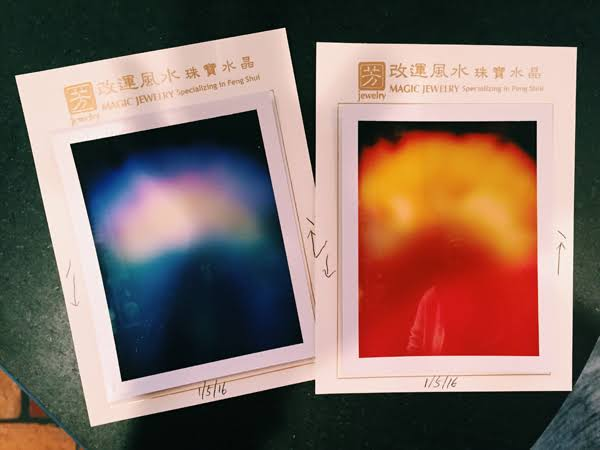
#> input picture site/media/pitches/shared/aura/src-cards.png, 600 x 450 px
$ python make-aura-assets.py
#> lines starting #> are read from the running program, lines starting #| are printed output that depends on the picture; after the words box and inside, x2 and y2 are one past the last pixel; in counts of white or black regions, pixels touching at a corner belong together
"""Aura reading collage assets. Source: site/media/pitches/shared/aura/src-cards.png. Run: python3 scripts/make-aura-assets.py"""
import os, numpy as np, cv2
from PIL import Image
D = os.path.join(os.path.dirname(__file__), '..', 'site', 'media', 'pitches', 'shared', 'aura')
img = np.array(Image.open(os.path.join(D, 'src-cards.png')).convert('RGB'))
#> img is the input picture: shape (450, 600, 3); mean R, G, B 129.5, 107.3, 98.3
Image.fromarray(img).resize((1200, 900), Image.LANCZOS).save(os.path.join(D, 'cards.jpg'), quality=86)

def finish(img, mask, name, border=8, scale=1.0, up=2.0):
    img = cv2.resize(img, None, fx=up, fy=up, interpolation=cv2.INTER_CUBIC); mask = cv2.resize(mask, None, fx=up, fy=up, interpolation=cv2.INTER_NEAREST)
    rough = (cv2.GaussianBlur(mask, (0, 0), 2) > 128).astype(np.uint8) * 255
    edge = cv2.dilate(rough, cv2.getStructuringElement(cv2.MORPH_ELLIPSE, (border * 2 + 1,) * 2))
    H, W = mask.shape; out = np.zeros((H, W, 4), np.uint8)
    inner = cv2.GaussianBlur(rough, (0, 0), 0.8).astype(np.float32) / 255
    for c in range(3): out[..., c] = (img[..., c] * inner + 250 * (1 - inner)).astype(np.uint8)
    out[..., 3] = cv2.GaussianBlur(edge, (0, 0), 0.8)
    ys, xs = np.where(edge > 0); p = 10
    im = Image.fromarray(out[max(ys.min() - p, 0):ys.max() + p, max(xs.min() - p, 0):xs.max() + p], 'RGBA')
    if scale != 1: im = im.resize((int(im.width * scale), int(im.height * scale)), Image.LANCZOS)
    im.save(os.path.join(D, name), optimize=True); print(name, im.size)

def quad(pts):
    m = np.zeros(img.shape[:2], np.uint8); cv2.fillPoly(m, [np.array(pts, np.int32)], 255); return m
finish(img, quad([(25, 45), (285, 28), (318, 340), (80, 428)]), 'cut-card-blue.png', scale=0.7)
#> in quad, `cv2.fillPoly(m, [np.array(pts, np.int32)], 255)`:
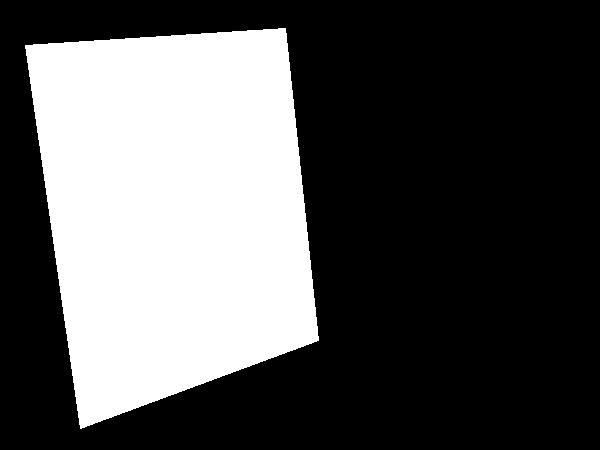
#> m: shape (450, 600); 33.1% white; 1 white region, box (x1, y1, x2, y2) and area: (25, 28, 319, 429) 89433
#> in finish, `mask = cv2.resize(mask, None, fx=up, fy=up, interpolation=cv2.INTER_NE`: mask: shape (900, 1200); 33.1% white; 1 white region, box (x1, y1, x2, y2) and area: (50, 56, 638, 858) 357732
#> in finish, `rough = (cv2.GaussianBlur(mask, (0, 0), 2) > 128).astype(np.uint8) * 255`: rough: shape (900, 1200); 33.1% white; 1 white region, box (x1, y1, x2, y2) and area: (50, 56, 638, 857) 357719
#> in finish, `edge = cv2.dilate(rough, cv2.getStructuringElement(cv2.MORPH_ELLIPSE, ..`: edge: shape (900, 1200); 35% white; 1 white region, box (x1, y1, x2, y2) and area: (42, 48, 646, 865) 377623
#> in finish, `out[..., 3] = cv2.GaussianBlur(edge, (0, 0), 0.8)`:
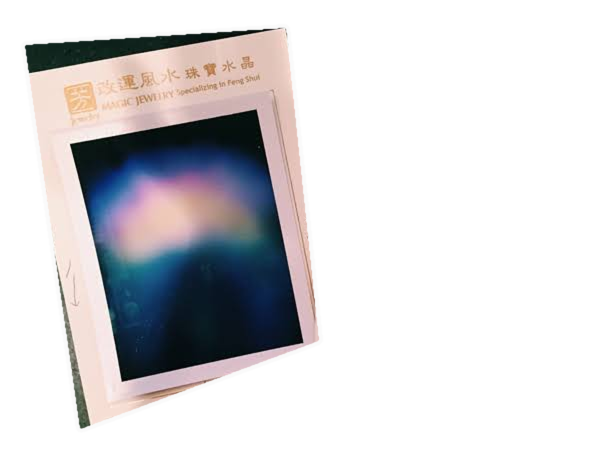
#> out: shape (900, 1200, 4) (shown at 1/2 size); mean of channels 0, 1, 2, 3 210.5, 209.1, 211.3, 89.2; transparent parts drawn white
#> in finish, `im = Image.fromarray(out[max(ys.min() - p, 0):ys.max() + p, max(xs.min..`:
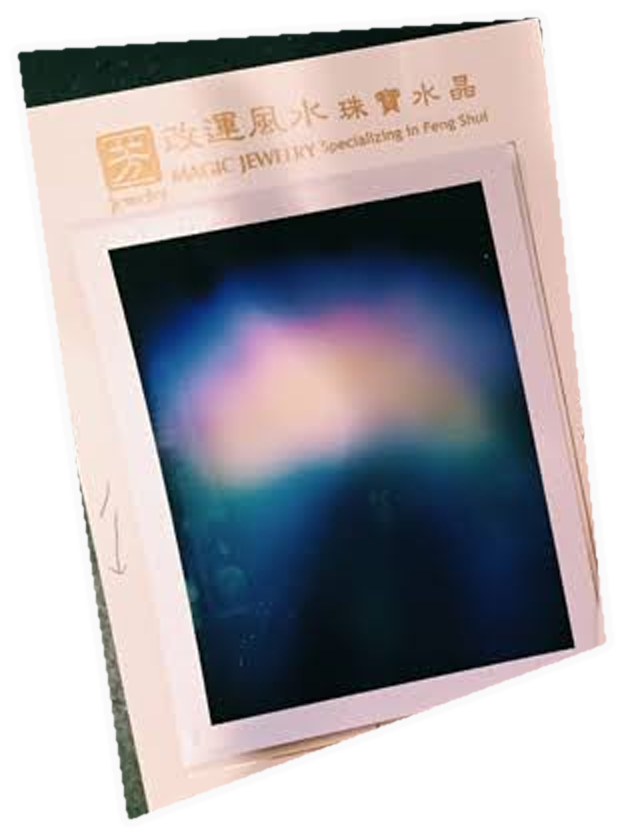
#> im: PIL image 623x836 RGBA; mean R, G, B, A 168.1, 165.2, 169.8, 184.9; transparent parts drawn white
#| cut-card-blue.png (436, 585)
finish(img, quad([(318, 42), (578, 48), (552, 378), (312, 392)]), 'cut-card-red.png', scale=0.7)
#> in quad (call 2), `cv2.fillPoly(m, [np.array(pts, np.int32)], 255)`:
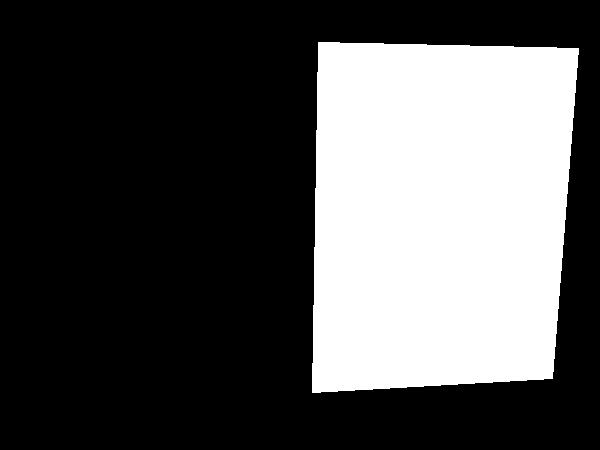
#> m: shape (450, 600); 31.7% white; 1 white region, box (x1, y1, x2, y2) and area: (312, 42, 579, 393) 85529
#> call 2 of finish, with name = 'cut-card-red.png', border = 8, scale = 0.7, up = 2
#> in finish (call 2), `mask = cv2.resize(mask, None, fx=up, fy=up, interpolation=cv2.INTER_NE`: mask: shape (900, 1200); 31.7% white; 1 white region, box (x1, y1, x2, y2) and area: (624, 84, 1158, 786) 342116
#> in finish (call 2), `rough = (cv2.GaussianBlur(mask, (0, 0), 2) > 128).astype(np.uint8) * 255`: rough: shape (900, 1200); 31.7% white; 1 white region, box (x1, y1, x2, y2) and area: (624, 84, 1158, 786) 342104
#> in finish (call 2), `edge = cv2.dilate(rough, cv2.getStructuringElement(cv2.MORPH_ELLIPSE, ..`:
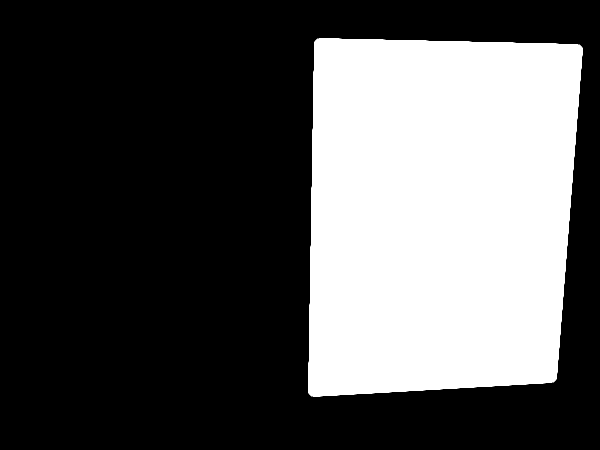
#> edge: shape (900, 1200) (shown at 1/2 size); 33.5% white; 1 white region, box (x1, y1, x2, y2) and area: (616, 76, 1166, 794) 361356
#> in finish (call 2), `out[..., 3] = cv2.GaussianBlur(edge, (0, 0), 0.8)`:
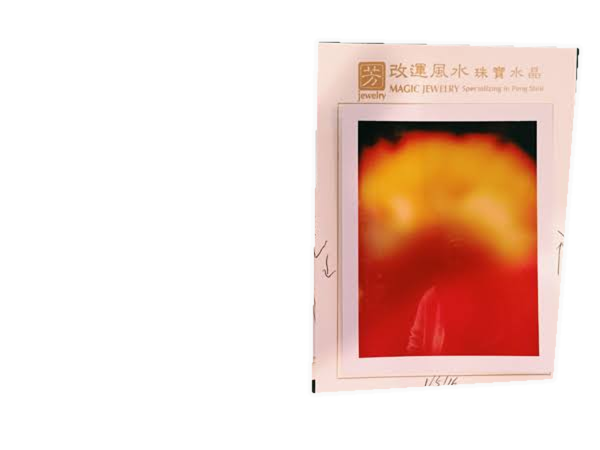
#> out: shape (900, 1200, 4) (shown at 1/2 size); mean of channels 0, 1, 2, 3 237.4, 214.3, 205.9, 85.3; transparent parts drawn white
#> in finish (call 2), `im = Image.fromarray(out[max(ys.min() - p, 0):ys.max() + p, max(xs.min..`:
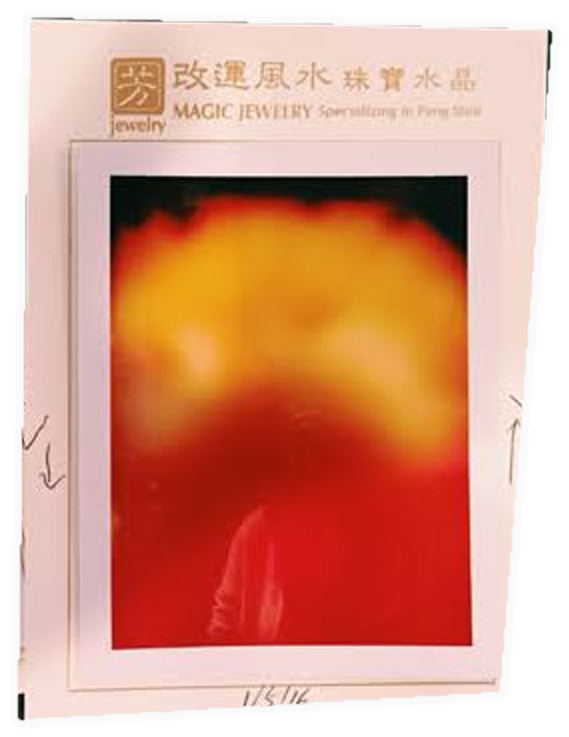
#> im: PIL image 569x737 RGBA; mean R, G, B, A 217.6, 158.1, 136.5, 219.7; transparent parts drawn white
#| cut-card-red.png (398, 515)
